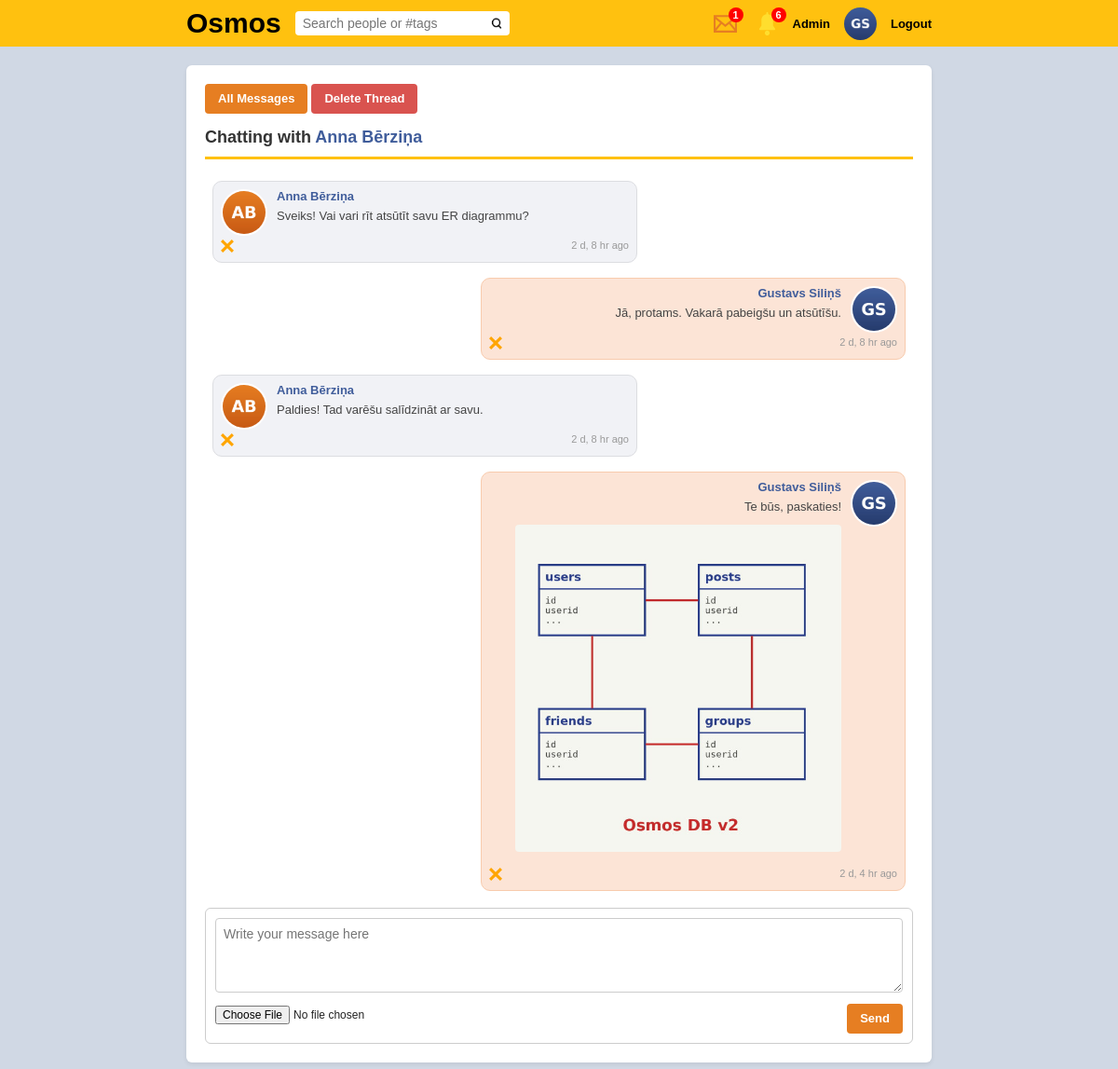
The app's page /messages/read/473897691038 (signed in) with its own data.
### tables this page shows
CREATE TABLE `users` (
  `id` int(11) NOT NULL AUTO_INCREMENT,
  `userid` bigint(19) NOT NULL,
  `owner` bigint(19) NOT NULL DEFAULT 0,
  `first_name` varchar(50) NOT NULL,
  `last_name` varchar(50) NOT NULL,
  `gender` varchar(6) DEFAULT NULL,
  `type` varchar(10) NOT NULL DEFAULT 'profile',
  `group_type` varchar(8) NOT NULL DEFAULT 'public',
  `privacy` varchar(10) NOT NULL DEFAULT 'public',
  `is_admin` tinyint(1) NOT NULL DEFAULT 0,
  `blocked` tinyint(1) NOT NULL DEFAULT 0,
  `password` varchar(100) NOT NULL,
  `date` timestamp NOT NULL DEFAULT current_timestamp(),
  `profile_image` varchar(1000) DEFAULT '',
  `cover_image` varchar(1000) NOT NULL DEFAULT '',
  `about` varchar(1024) DEFAULT NULL,
  `tag_name` varchar(100) NOT NULL,
  `online` int(11) NOT NULL DEFAULT 0,
  PRIMARY KEY (`id`),
  UNIQUE KEY `userid` (`userid`),
  UNIQUE KEY `tag_name_unique` (`tag_name`),
  KEY `first_name` (`first_name`),
  KEY `last_name` (`last_name`),
  KEY `gender` (`gender`),
  KEY `date` (`date`),
  KEY `tag_name` (`tag_name`),
  KEY `type` (`type`),
  KEY `owner` (`owner`)
);

CREATE TABLE `messages` (
  `id` bigint(20) NOT NULL AUTO_INCREMENT,
  `msgid` varchar(60) NOT NULL,
  `sender` bigint(20) NOT NULL,
  `receiver` bigint(20) NOT NULL,
  `message` text DEFAULT NULL,
  `file` varchar(500) DEFAULT NULL,
  `seen` tinyint(1) NOT NULL DEFAULT 0,
  `deleted_sender` tinyint(1) NOT NULL DEFAULT 0,
  `deleted_receiver` tinyint(1) NOT NULL DEFAULT 0,
  `date` datetime NOT NULL DEFAULT current_timestamp(),
  PRIMARY KEY (`id`),
  KEY `msgid` (`msgid`),
  KEY `sender` (`sender`),
  KEY `receiver` (`receiver`),
  KEY `seen` (`seen`),
  KEY `deleted_sender` (`deleted_sender`),
  KEY `deleted_receiver` (`deleted_receiver`)
);

### message_right.php (the view, shortened to what the rows shown need)
<div class="message-right">
    <div style="width: 100%;">
        <img class="message-avatar" src="<?php echo ROOT . avatar_url($ROW_USER); ?>">
        <div>
            <?php if (is_array($ROW_USER)): ?>
                <a class="message-name" href="<?php echo ROOT; ?>profile/<?php echo $MESSAGE['sender']; ?>"><?php echo htmlspecialchars($ROW_USER['first_name'] . " " . $ROW_USER['last_name']); ?></a>
            <?php else: ?>
                <span class="message-name">Deleted user</span>
            <?php endif; ?>
        </div>
        <div class="message-text">
            <?php echo nl2br(htmlspecialchars($MESSAGE['message'] ?? "")); ?>
        </div>
        <?php if (is_image_file($MESSAGE['file'] ?? "")): ?>
            <div class="message-image">
                <a href="<?php echo ROOT . $MESSAGE['file']; ?>" target="_blank">
                    <img src="<?php echo ROOT . $image_class->get_thumb_post($MESSAGE['file']); ?>">
                </a>
            </div>
        <?php endif; ?>
        <div class="message-meta">
            <a href="<?php echo ROOT; ?>delete/msg/<?php echo $MESSAGE['id']; ?>" style="float: left;" title="Delete message">
                <svg fill="orange" width="14" height="14" viewBox="0 0 24 24"><path d="M24 20.188l-8.315-8.209 8.2-8.282-3.697-3.697-8.212 8.318-8.31-8.203-3.666 3.666 8.321 8.24-8.206 8.313 3.666 3.666 8.237-8.318 8.285 8.203z"/></svg>
            </a>
            <span style="float: right;"><?php echo Time::get_time($MESSAGE['date']); ?></span>
        </div>
    </div>
</div>

### messages.php (shortened to what the rows shown need)
<?php
include_once("classes/autoload.php");
$login = new Login();
$user_data = $login->check_login($_SESSION['osmos_userid'] ?? 0);
$me = $user_data['userid'];
$ERROR = "";
$user_class = new User();
$msg_class = new Messages();
$mode = $URL[1] ?? "";
$other_id = (isset($URL[2]) && is_numeric($URL[2])) ? $URL[2] : 0;
$friend_row = false;
if (($mode == "new" || $mode == "read") && $other_id) {
    $friend_row = $user_class->get_user($other_id);
}
$message_form = '
    <div class="message-composer">
        <form method="post" enctype="multipart/form-data">
            ' . csrf_field() . '
            <textarea name="message" placeholder="Write your message here">' . (($ERROR != "" && isset($_POST['message']) && is_string($_POST['message'])) ? htmlspecialchars($_POST['message']) : "") . '</textarea>
            <input type="file" name="file" accept="image/jpeg,image/png" style="margin-top: 10px; font-size: 12px;">
            <input type="submit" value="Send" class="btn btn-orange" style="float: right; margin-top: 8px;">
        </form>
    </div>';
?>
<!DOCTYPE html>
<html>
    <head>
    </head>
    <body>
        <?php include("header.php") ?>
        <div class="page">
            <div class="card">
                <?php
                if ($mode == "new" || $mode == "read") {
                    if (!is_array($friend_row)) {
                        echo "<div class='empty-state'>That user was not found.<br><br><a class='btn btn-orange' href='" . ROOT . "messages'>All Messages</a></div>";
                    } elseif ($mode == "new") {
                        echo "<h3 class='card-title'>New message to " . htmlspecialchars($friend_row['first_name'] . " " . $friend_row['last_name']) . "</h3>";
                        echo $message_form;
                    } else {
                        $data = $msg_class->read($friend_row['userid']);
                        $thread_msgid = "";
                        if (is_array($data)) {
                            $thread_msgid = $data[count($data) - 1]['msgid'];
                        }
                        echo '<div style="text-align: left; margin-bottom: 15px;">';
                        echo '<a class="btn btn-orange" href="' . ROOT . 'messages" style="margin-right: 4px;">All Messages</a>';
                        if ($thread_msgid != "") {
                            echo '<a class="btn btn-danger" href="' . ROOT . 'delete/thread/' . urlencode($thread_msgid) . '">Delete Thread</a>';
                        }
                        echo '</div>';
                        echo "<h3 class='card-title'>Chatting with <a href='" . ROOT . "profile/" . $friend_row['userid'] . "' style='text-decoration: none;'>" . htmlspecialchars($friend_row['first_name'] . " " . $friend_row['last_name']) . "</a></h3>";
                        if (is_array($data)) {
                            foreach ($data as $MESSAGE) {
                                $ROW_USER = $user_class->get_user($MESSAGE['sender']);
                                if ($MESSAGE['sender'] == $me) {
                                    include("message_right.php");
                                } else {
                                    include("message_left.php");
                                }
                            }
                        } else {
                            echo "<div class='empty-state'>No messages yet. Say hi!</div>";
                        }
                        echo $message_form;
                    }
                }
                ?>
            </div>
        </div>
    </body>
</html>

### header.php (shortened to what the rows shown need)
<?php
$header_user = false;
if (isset($_SESSION['osmos_userid'])) {
    $header_user_class = new User();
    $header_user = $header_user_class->get_user($_SESSION['osmos_userid']);
}
$corner_image = avatar_url($header_user);
$notif_count = check_notifications();
$msg_notif_count = check_messages();
?>
<div id="orange_bar">
    <div style="width: 800px; margin: auto; display: flex; justify-content: space-between; align-items: center; height: 100%;">
        <div style="display: flex; align-items: center; gap: 15px;">
            <?php if (is_array($header_user)): ?>
                <a href="<?php echo ROOT; ?>messages" style="text-decoration: none;" title="Messages">
                    <span style="display: inline-block; position: relative;">
                        <?php if ($msg_notif_count > 0): ?>
                            <div class="header-badge" style="right: -2px;">
                                <?php echo ($msg_notif_count > 99) ? '99+' : $msg_notif_count; ?>
                            </div>
                        <?php endif; ?>
                    </span>
                </a>
                <a href="<?php echo ROOT; ?>notifications" style="text-decoration: none;" title="Notifications">
                    <span style="display: inline-block; position: relative;">
                        <img src="<?php echo ROOT; ?>notif.svg" style="width: 25px; vertical-align: middle;">
                        <?php if ($notif_count > 0): ?>
                            <div class="header-badge" style="right: -8px;">
                                <?php echo ($notif_count > 99) ? '99+' : $notif_count; ?>
                            </div>
                        <?php endif; ?>
                    </span>
                </a>
                <?php if (!empty($header_user['is_admin'])): ?>
                    <a href="<?php echo ROOT; ?>admin" style="font-size: 13px; color: black; text-decoration: none; font-weight: bold;">Admin</a>
                <?php endif; ?>
                <a href="<?php echo ROOT; ?>profile/<?php echo $header_user['userid']; ?>" title="My profile">
                    <img src="<?php echo ROOT . $corner_image; ?>" style="width: 35px; height: 35px; border-radius: 50%; object-fit: cover; vertical-align: middle;">
                </a>
                <a href="<?php echo ROOT; ?>logout" style="font-size: 13px; color: black; text-decoration: none; font-weight: bold;">Logout</a>
            <?php else: ?>
                <a href="<?php echo ROOT; ?>login" style="color: black; text-decoration: none; font-size: 13px; background: white; padding: 5px 12px; border-radius: 4px; font-weight: bold;">Login</a>
            <?php endif; ?>
        </div>
    </div>
</div>

### message_left.php (shortened to what the rows shown need)
<div class="message-left">
    <div style="width: 100%;">
        <img class="message-avatar" src="<?php echo ROOT . avatar_url($ROW_USER); ?>">
        <div>
            <?php if (is_array($ROW_USER)): ?>
                <a class="message-name" href="<?php echo ROOT; ?>profile/<?php echo $MESSAGE['sender']; ?>"><?php echo htmlspecialchars($ROW_USER['first_name'] . " " . $ROW_USER['last_name']); ?></a>
            <?php else: ?>
                <span class="message-name">Deleted user</span>
            <?php endif; ?>
        </div>
        <div class="message-text">
            <?php echo nl2br(htmlspecialchars($MESSAGE['message'] ?? "")); ?>
        </div>
        <div class="message-meta">
            <a href="<?php echo ROOT; ?>delete/msg/<?php echo $MESSAGE['id']; ?>" style="float: left;" title="Delete message">
                <svg fill="orange" width="14" height="14" viewBox="0 0 24 24"><path d="M24 20.188l-8.315-8.209 8.2-8.282-3.697-3.697-8.212 8.318-8.31-8.203-3.666 3.666 8.321 8.24-8.206 8.313 3.666 3.666 8.237-8.318 8.285 8.203z"/></svg>
            </a>
            <span style="float: right;"><?php echo Time::get_time($MESSAGE['date']); ?></span>
        </div>
    </div>
</div>

### records on screen
users: profile_image (picture)
users: first_name+last_name "Anna Bērziņa"
messages: users.profile_image (picture), users.first_name+last_name "Anna Bērziņa", message "Sveiks! Vai vari rīt atsūtīt savu ER diagrammu?", date "2 d, 8 hr ago"
messages: users.profile_image (picture), users.first_name+last_name "Gustavs Siliņš", message "Jā, protams. Vakarā pabeigšu un atsūtīšu.", date "2 d, 8 hr ago"
messages: users.profile_image (picture), users.first_name+last_name "Anna Bērziņa", message "Paldies! Tad varēšu salīdzināt ar savu.", date "2 d, 8 hr ago"
messages: users.profile_image (picture), users.first_name+last_name "Gustavs Siliņš", message "Te būs, paskaties!", file (picture), date "2 d, 4 hr ago"

### other values on screen
$msg_notif_count "1"
$notif_count "6"
